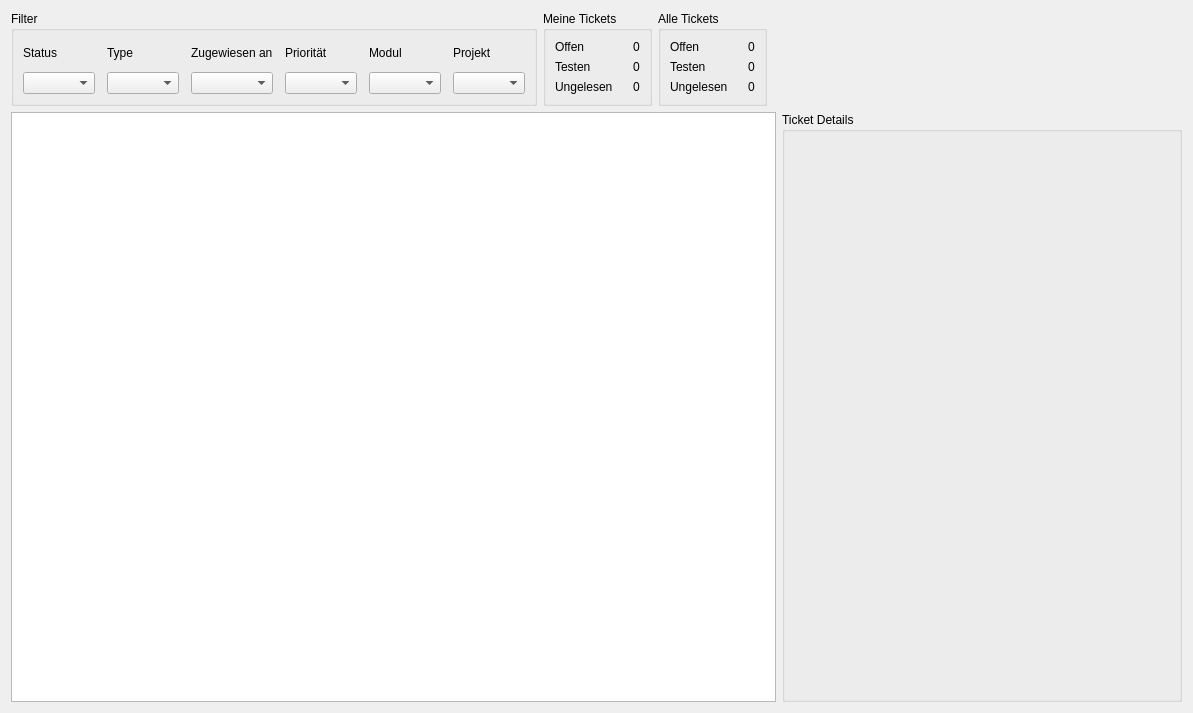
<?xml version="1.0" encoding="UTF-8"?>
<ui version="4.0">
 <class>TicketsWidget</class>
 <widget class="QWidget" name="TicketsWidget">
  <property name="geometry">
   <rect>
    <x>0</x>
    <y>0</y>
    <width>1193</width>
    <height>713</height>
   </rect>
  </property>
  <property name="windowTitle">
   <string>Form</string>
  </property>
  <layout class="QVBoxLayout" name="verticalLayout">
   <item>
    <layout class="QHBoxLayout" name="horizontalLayout_2">
     <item>
      <widget class="QGroupBox" name="groupBox">
       <property name="title">
        <string>Filter</string>
       </property>
       <layout class="QGridLayout" name="gridLayout">
        <property name="horizontalSpacing">
         <number>12</number>
        </property>
        <item row="0" column="5">
         <widget class="QLabel" name="label_6">
          <property name="text">
           <string>Projekt</string>
          </property>
         </widget>
        </item>
        <item row="1" column="0">
         <widget class="QComboBox" name="stateBox"/>
        </item>
        <item row="1" column="4">
         <widget class="QComboBox" name="moduleBox"/>
        </item>
        <item row="0" column="0">
         <widget class="QLabel" name="label">
          <property name="text">
           <string>Status</string>
          </property>
         </widget>
        </item>
        <item row="1" column="5">
         <widget class="QComboBox" name="projectBox"/>
        </item>
        <item row="0" column="3">
         <widget class="QLabel" name="label_3">
          <property name="text">
           <string>Priorität</string>
          </property>
         </widget>
        </item>
        <item row="0" column="2">
         <widget class="QLabel" name="label_2">
          <property name="text">
           <string>Zugewiesen an</string>
          </property>
         </widget>
        </item>
        <item row="1" column="2">
         <widget class="QComboBox" name="toUserBox"/>
        </item>
        <item row="1" column="3">
         <widget class="QComboBox" name="priorityBox"/>
        </item>
        <item row="1" column="1">
         <widget class="QComboBox" name="typeBox"/>
        </item>
        <item row="0" column="1">
         <widget class="QLabel" name="label_4">
          <property name="text">
           <string>Type</string>
          </property>
         </widget>
        </item>
        <item row="0" column="4">
         <widget class="QLabel" name="label_5">
          <property name="text">
           <string>Modul</string>
          </property>
         </widget>
        </item>
       </layout>
      </widget>
     </item>
     <item>
      <widget class="QGroupBox" name="groupBox_2">
       <property name="title">
        <string>Meine Tickets</string>
       </property>
       <layout class="QGridLayout" name="gridLayout_2">
        <property name="horizontalSpacing">
         <number>20</number>
        </property>
        <item row="0" column="0">
         <widget class="QLabel" name="label_7">
          <property name="text">
           <string>Offen</string>
          </property>
         </widget>
        </item>
        <item row="1" column="0">
         <widget class="QLabel" name="label2">
          <property name="text">
           <string>Testen</string>
          </property>
         </widget>
        </item>
        <item row="2" column="0">
         <widget class="QLabel" name="label3">
          <property name="text">
           <string>Ungelesen</string>
          </property>
         </widget>
        </item>
        <item row="0" column="1">
         <widget class="QLabel" name="myOpen">
          <property name="text">
           <string>0</string>
          </property>
         </widget>
        </item>
        <item row="1" column="1">
         <widget class="QLabel" name="myTest">
          <property name="text">
           <string>0</string>
          </property>
         </widget>
        </item>
        <item row="2" column="1">
         <widget class="QLabel" name="myUnread">
          <property name="text">
           <string>0</string>
          </property>
         </widget>
        </item>
       </layout>
      </widget>
     </item>
     <item>
      <widget class="QGroupBox" name="groupBox_3">
       <property name="title">
        <string>Alle Tickets</string>
       </property>
       <layout class="QGridLayout" name="gridLayout_3">
        <property name="horizontalSpacing">
         <number>20</number>
        </property>
        <item row="1" column="1">
         <widget class="QLabel" name="allTest">
          <property name="text">
           <string>0</string>
          </property>
         </widget>
        </item>
        <item row="0" column="1">
         <widget class="QLabel" name="allOpen">
          <property name="text">
           <string>0</string>
          </property>
         </widget>
        </item>
        <item row="0" column="0">
         <widget class="QLabel" name="label_8">
          <property name="text">
           <string>Offen</string>
          </property>
         </widget>
        </item>
        <item row="1" column="0">
         <widget class="QLabel" name="label_9">
          <property name="text">
           <string>Testen</string>
          </property>
         </widget>
        </item>
        <item row="2" column="1">
         <widget class="QLabel" name="allUnread">
          <property name="text">
           <string>0</string>
          </property>
         </widget>
        </item>
        <item row="2" column="0">
         <widget class="QLabel" name="label_10">
          <property name="text">
           <string>Ungelesen</string>
          </property>
         </widget>
        </item>
       </layout>
      </widget>
     </item>
     <item>
      <spacer name="horizontalSpacer">
       <property name="orientation">
        <enum>Qt::Horizontal</enum>
       </property>
       <property name="sizeHint" stdset="0">
        <size>
         <width>40</width>
         <height>20</height>
        </size>
       </property>
      </spacer>
     </item>
     <item>
      <widget class="QLabel" name="logoLabel">
       <property name="text">
        <string/>
       </property>
       <property name="pixmap">
        <pixmap resource="rsc.qrc">:/icon/ticketx64</pixmap>
       </property>
      </widget>
     </item>
    </layout>
   </item>
   <item>
    <layout class="QHBoxLayout" name="horizontalLayout">
     <item>
      <widget class="QTableView" name="ticketView">
       <property name="styleSheet">
        <string notr="true">QTableView#ticketView { gridline-color: white; color:rgb(47, 47, 47) }</string>
       </property>
      </widget>
     </item>
     <item>
      <widget class="QGroupBox" name="ticketDetailsWidget">
       <property name="sizePolicy">
        <sizepolicy hsizetype="Fixed" vsizetype="Preferred">
         <horstretch>0</horstretch>
         <verstretch>0</verstretch>
        </sizepolicy>
       </property>
       <property name="minimumSize">
        <size>
         <width>400</width>
         <height>0</height>
        </size>
       </property>
       <property name="maximumSize">
        <size>
         <width>400</width>
         <height>16777215</height>
        </size>
       </property>
       <property name="title">
        <string>Ticket Details</string>
       </property>
      </widget>
     </item>
    </layout>
   </item>
  </layout>
 </widget>
 <resources>
  <include location="rsc.qrc"/>
 </resources>
 <connections/>
</ui>
